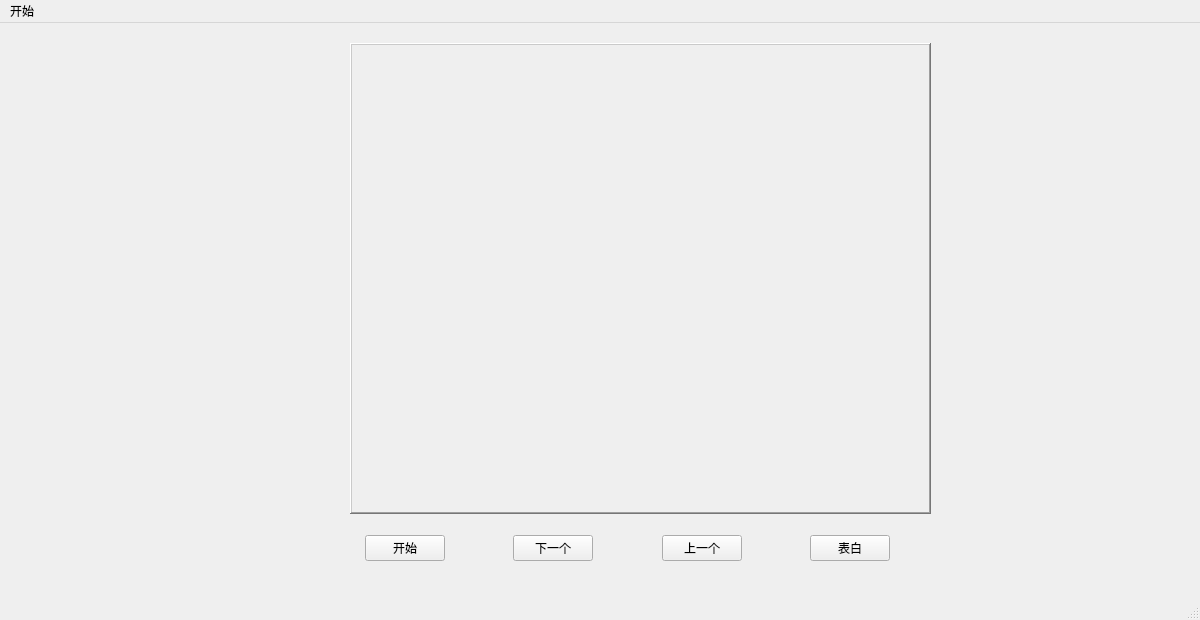
<?xml version="1.0" encoding="UTF-8"?>
<ui version="4.0">
 <class>PhotoPlaySecene</class>
 <widget class="QMainWindow" name="PhotoPlaySecene">
  <property name="geometry">
   <rect>
    <x>0</x>
    <y>0</y>
    <width>1200</width>
    <height>620</height>
   </rect>
  </property>
  <property name="minimumSize">
   <size>
    <width>1200</width>
    <height>620</height>
   </size>
  </property>
  <property name="maximumSize">
   <size>
    <width>1200</width>
    <height>620</height>
   </size>
  </property>
  <property name="windowTitle">
   <string>猪猪的私人小窝</string>
  </property>
  <property name="windowIcon">
   <iconset resource="res.qrc">
    <normaloff>:/res/pig_2.png</normaloff>:/res/pig_2.png</iconset>
  </property>
  <widget class="QWidget" name="centralwidget">
   <widget class="QWidget" name="widget" native="true">
    <property name="geometry">
     <rect>
      <x>280</x>
      <y>10</y>
      <width>691</width>
      <height>571</height>
     </rect>
    </property>
    <widget class="QLabel" name="photolabel">
     <property name="geometry">
      <rect>
       <x>70</x>
       <y>10</y>
       <width>581</width>
       <height>471</height>
      </rect>
     </property>
     <property name="focusPolicy">
      <enum>Qt::NoFocus</enum>
     </property>
     <property name="frameShape">
      <enum>QFrame::WinPanel</enum>
     </property>
     <property name="frameShadow">
      <enum>QFrame::Raised</enum>
     </property>
     <property name="text">
      <string/>
     </property>
     <property name="textFormat">
      <enum>Qt::AutoText</enum>
     </property>
    </widget>
    <widget class="QWidget" name="widget_2" native="true">
     <property name="geometry">
      <rect>
       <x>22</x>
       <y>490</y>
       <width>651</width>
       <height>50</height>
      </rect>
     </property>
     <layout class="QHBoxLayout" name="horizontalLayout">
      <item>
       <spacer name="horizontalSpacer_5">
        <property name="orientation">
         <enum>Qt::Horizontal</enum>
        </property>
        <property name="sizeHint" stdset="0">
         <size>
          <width>40</width>
          <height>20</height>
         </size>
        </property>
       </spacer>
      </item>
      <item>
       <widget class="QPushButton" name="start">
        <property name="text">
         <string>开始</string>
        </property>
        <property name="icon">
         <iconset resource="res.qrc">
          <normaloff>:/res/cjml.jpg</normaloff>:/res/cjml.jpg</iconset>
        </property>
       </widget>
      </item>
      <item>
       <spacer name="horizontalSpacer">
        <property name="orientation">
         <enum>Qt::Horizontal</enum>
        </property>
        <property name="sizeHint" stdset="0">
         <size>
          <width>28</width>
          <height>20</height>
         </size>
        </property>
       </spacer>
      </item>
      <item>
       <widget class="QPushButton" name="next">
        <property name="text">
         <string>下一个</string>
        </property>
        <property name="icon">
         <iconset resource="res.qrc">
          <normaloff>:/res/aixin.png</normaloff>:/res/aixin.png</iconset>
        </property>
       </widget>
      </item>
      <item>
       <spacer name="horizontalSpacer_2">
        <property name="orientation">
         <enum>Qt::Horizontal</enum>
        </property>
        <property name="sizeHint" stdset="0">
         <size>
          <width>40</width>
          <height>20</height>
         </size>
        </property>
       </spacer>
      </item>
      <item>
       <widget class="QPushButton" name="last">
        <property name="text">
         <string>上一个</string>
        </property>
        <property name="icon">
         <iconset resource="res.qrc">
          <normaloff>:/res/aixin.png</normaloff>:/res/aixin.png</iconset>
        </property>
       </widget>
      </item>
      <item>
       <spacer name="horizontalSpacer_3">
        <property name="orientation">
         <enum>Qt::Horizontal</enum>
        </property>
        <property name="sizeHint" stdset="0">
         <size>
          <width>40</width>
          <height>20</height>
         </size>
        </property>
       </spacer>
      </item>
      <item>
       <widget class="QPushButton" name="heart">
        <property name="layoutDirection">
         <enum>Qt::LeftToRight</enum>
        </property>
        <property name="text">
         <string>表白</string>
        </property>
        <property name="icon">
         <iconset resource="res.qrc">
          <normaloff>:/res/pig_head2.png</normaloff>:/res/pig_head2.png</iconset>
        </property>
       </widget>
      </item>
      <item>
       <spacer name="horizontalSpacer_4">
        <property name="orientation">
         <enum>Qt::Horizontal</enum>
        </property>
        <property name="sizeHint" stdset="0">
         <size>
          <width>40</width>
          <height>20</height>
         </size>
        </property>
       </spacer>
      </item>
     </layout>
    </widget>
   </widget>
  </widget>
  <widget class="QMenuBar" name="menubar">
   <property name="geometry">
    <rect>
     <x>0</x>
     <y>0</y>
     <width>1200</width>
     <height>26</height>
    </rect>
   </property>
   <widget class="QMenu" name="menu">
    <property name="title">
     <string>开始</string>
    </property>
    <addaction name="actionExit"/>
    <addaction name="separator"/>
   </widget>
   <addaction name="menu"/>
  </widget>
  <widget class="QStatusBar" name="statusbar"/>
  <action name="actionExit">
   <property name="icon">
    <iconset resource="res.qrc">
     <normaloff>:/res/aixin.png</normaloff>:/res/aixin.png</iconset>
   </property>
   <property name="text">
    <string>退出</string>
   </property>
  </action>
 </widget>
 <resources>
  <include location="res.qrc"/>
 </resources>
 <connections/>
</ui>
